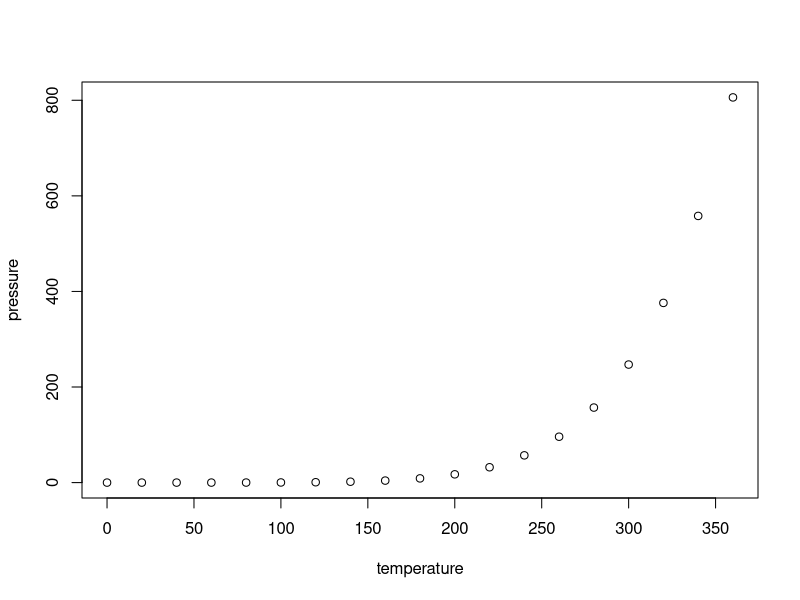
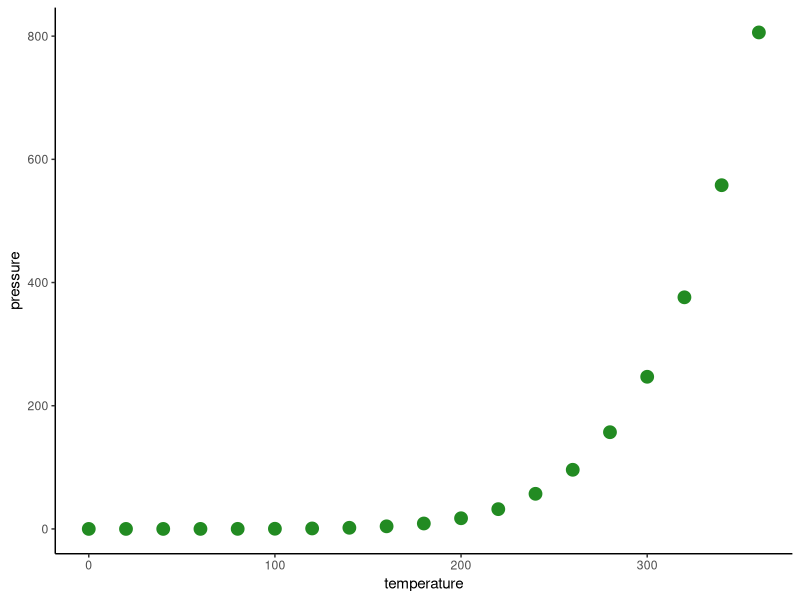

These figures' R source, in order:
## ---- chunk 1
knitr::opts_chunk$set(echo = TRUE)

library(ggplot2)
## ---- chunk 2
summary(cars)
## ---- chunk 3
plot(pressure)

str(pressure)

ggplot(pressure, aes(x=temperature, y = pressure)) +
geom_point(size = 4, colour = "forestgreen") +
theme_classic()
## ---- chunk 4
summary(mtcars)
## ---- chunk 5

